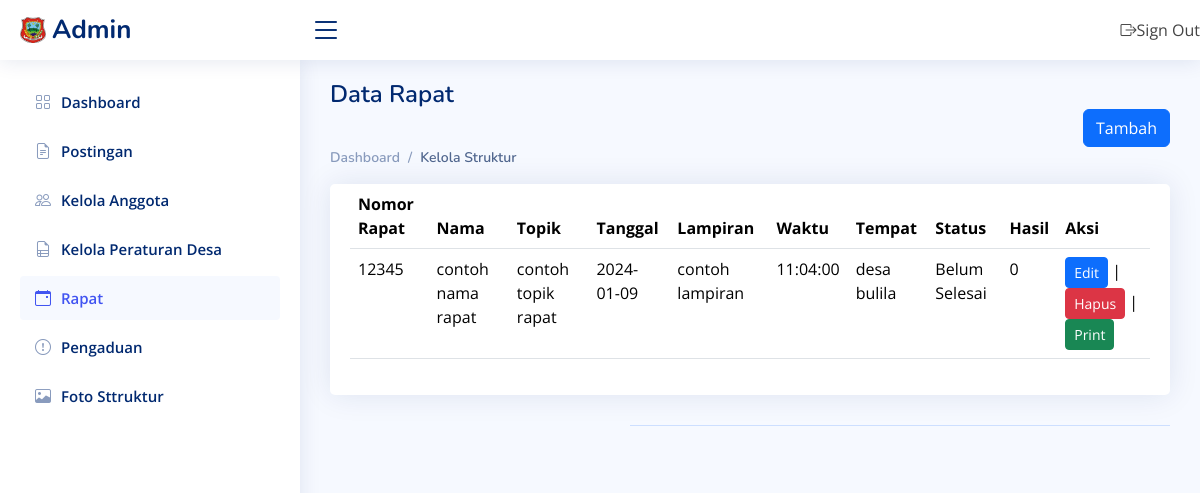
Screenshot of /Admin/kelola_rapat.php with the database file from the repository.
### tables this page shows
CREATE TABLE `rapat` (
  `id_rapat` int(11) NOT NULL,
  `nama` varchar(50) NOT NULL,
  `tanggal` date NOT NULL,
  `topik` varchar(100) NOT NULL,
  `hasil_rapat` int(11) NOT NULL,
  `waktu` time NOT NULL DEFAULT current_timestamp(),
  `status` enum('Selesai','Belum Selesai') NOT NULL,
  `nomor_rapat` varchar(50) NOT NULL,
  `tempat_rapat` varchar(255) NOT NULL,
  `lampiran` varchar(255) NOT NULL
);

### Admin/kelola_rapat.php (the view, shortened to what this page needs)
<!DOCTYPE html>
<html lang="en">
<head>
  <link href="assets/vendor/bootstrap/css/bootstrap.min.css" rel="stylesheet">
  <link href="assets/vendor/bootstrap-icons/bootstrap-icons.css" rel="stylesheet">
  <link href="assets/vendor/boxicons/css/boxicons.min.css" rel="stylesheet">
  <link href="assets/vendor/quill/quill.snow.css" rel="stylesheet">
  <link href="assets/vendor/quill/quill.bubble.css" rel="stylesheet">
  <link href="assets/vendor/remixicon/remixicon.css" rel="stylesheet">
  <link href="assets/vendor/simple-datatables/style.css" rel="stylesheet">
  <link href="assets/css/style.css" rel="stylesheet">
</head>
<body>
<header id="header" class="header fixed-top d-flex align-items-center">
<div class="d-flex align-items-center justify-content-between">
  <a href="index.html" class="logo d-flex align-items-center">
    <img src="../assets/img/bpd.jpg" alt="">
    <span class="d-none d-lg-block">Admin</span>
  </a>
  <i class="bi bi-list toggle-sidebar-btn"></i>
</div>
<nav class="header-nav ms-auto">
  <ul class="d-flex align-items-center">
        <li>
          <a class="dropdown-item d-flex align-items-center" href="../index.php">
            <i class="bi bi-box-arrow-right"></i>
            <span>Sign Out</span>
          </a>
        </li>
  </ul>
</nav>
</header>
<aside id="sidebar" class="sidebar">
  <ul class="sidebar-nav" id="sidebar-nav">
    <li class="nav-item">
      <a class="nav-link collapsed" href="admin.php">
        <i class="bi bi-grid"></i>
        <span>Dashboard</span>
      </a>
    </li>
    <li class="nav-item">
  <a href="kelola_postingan.php" class="nav-link collapsed">
    <i class="bi bi-file-earmark-text"></i><span>Postingan</span>
  </a>
</li>
    <li class="nav-item">
      <a href="kelola_anggota.php" class="nav-link collapsed">
        <i class="bi bi-people"></i><span>Kelola Anggota</span><i class=""></i>
      </a>
    </li>
    <li class="nav-item">
      <a  href="kelola_peraturan.php"  class="nav-link collapsed">
        <i class="bi bi-file-earmark-ruled"></i><span>Kelola Peraturan Desa</span>
      </a>
    </li>
    <li class="nav-item">
      <a href="kelola_rapat.php" class="nav-link " >
        <i class="bi bi-calendar-event"></i><span>Rapat</span>
      </a>
    </li>
    <li class="nav-item">
      <a href="kelola_pengaduan.php" class="nav-link collapsed" >
        <i class="bi bi-exclamation-circle"></i><span>Pengaduan</span>
      </a>
    </li>
    <li class="nav-item">
      <a href="kelola_bagan.php" class="nav-link collapsed" >
        <i class="bi bi-image"></i><span>Foto Sttruktur</span>
      </a>
    </li>
  </ul>
</aside>
<main id="main" class="main">
    <div class="pagetitle">
        <h1>Data Rapat</h1>
        <nav>
        <div class="text-end">
            <a href="tambah_rapat.php" class="btn btn-primary">Tambah</a>
        </div>
            <ol class="breadcrumb">
                <li class="breadcrumb-item"><a href="admin.php">Dashboard</a></li>
                <li class="breadcrumb-item active">Kelola Struktur</li>
            </ol>
        </nav>
    </div>
    <section class="section">
        <div class="row">
            <div class="col-lg-12">
                <div class="card">
                    <div class="card-body">
<table class="table datatable">
    <thead>
        <tr>
            <th>Nomor Rapat</th>
            <th>Nama</th>
            <th>Topik</th>
            <th>Tanggal</th>
            <th>Lampiran</th>
            <th>Waktu</th>
            <th>Tempat</th>
            <th>Status</th>
            <th>Hasil</th>
            <th>Aksi</th>
        </tr>
    </thead>
    <tbody>
        <?php
        $conn = mysqli_connect("localhost", "root", "", "bpd");
        $query = "SELECT * FROM rapat";
        $result = mysqli_query($conn, $query);
        while ($row = mysqli_fetch_assoc($result)) {
            echo "<tr>";
            echo "<td>" . htmlspecialchars($row['nomor_rapat']) . "</td>";
            echo "<td>" . htmlspecialchars($row['nama']) . "</td>";
            echo "<td>" . htmlspecialchars($row['topik']) . "</td>";
            echo "<td>" . htmlspecialchars($row['tanggal']) . "</td>";
            echo "<td>" . htmlspecialchars($row['lampiran']) . "</td>";
            echo "<td>" . htmlspecialchars($row['waktu']) . "</td>";
            echo "<td>" . htmlspecialchars($row['tempat_rapat']) . "</td>";
            echo "<td>" . htmlspecialchars($row['status']) . "</td>";
            echo "<td>" . htmlspecialchars($row['hasil_rapat']) . "</td>";
            echo "<td><a href='update/edit_rapat.php?id=" . $row['id_rapat'] . "' class='btn btn-sm btn-primary'>Edit</a> | <a href='update/hapus_rapat.php?id=" . $row['id_rapat'] . "' onclick='return confirm(\"Apa anda yakin ingin menghapus rapat ini ?\");' class='btn btn-sm btn-danger'>Hapus</a> | <a href='print/print.php?id=" . $row['id_rapat'] . "' class='btn btn-sm btn-success' target='_blank'>Print</a></td>";
            echo "</tr>";
        }
        ?>
    </tbody>
</table>
                    </div>
                </div>
            </div>
        </div>
<footer id="footer" class="footer"></footer>
</body>
</html>

### Admin/assets/css/style.css (style rules this page uses)
:root { scroll-behavior: smooth; }
body { font-family: "Open Sans", sans-serif; background: #f6f9ff; color: #444444; }
a { color: #4154f1; text-decoration: none; }
h1, h2, h3, h4, h5, h6 { font-family: "Nunito", sans-serif; }
#main { margin-top: 60px; padding: 20px 30px; transition: all 0.3s; }
.pagetitle { margin-bottom: 10px; }
.pagetitle h1 { font-size: 24px; margin-bottom: 0; font-weight: 600; color: #012970; }
.card { margin-bottom: 30px; border: none; border-radius: 5px; box-shadow: 0px 0 30px rgba(1, 41, 112, 0.1); }
.card-body { padding: 0 20px 20px 20px; }
.breadcrumb { font-size: 14px; font-family: "Nunito", sans-serif; color: #899bbd; font-weight: 600; }
.breadcrumb a { color: #899bbd; transition: 0.3s; }
.breadcrumb .breadcrumb-item::before { color: #899bbd; }
.breadcrumb .active { color: #51678f; font-weight: 600; }
.logo { line-height: 1; }
@media (min-width: 1200px) { .logo { width: 280px; } }
.logo img { max-height: 26px; margin-right: 6px; }
.logo span { font-size: 26px; font-weight: 700; color: #012970; font-family: "Nunito", sans-serif; }
.header { transition: all 0.5s; z-index: 997; height: 60px; box-shadow: 0px 2px 20px rgba(1, 41, 112, 0.1); background-color: #fff; padding-left: 20px; }
.header .toggle-sidebar-btn { font-size: 32px; padding-left: 10px; cursor: pointer; color: #012970; }
.header-nav ul { list-style: none; }
.header-nav>ul { margin: 0; padding: 0; }
.sidebar { position: fixed; top: 60px; left: 0; bottom: 0; width: 300px; z-index: 996; transition: all 0.3s; padding: 20px; overflow-y: auto; scrollbar-width: thin; scrollbar-color: #aab7cf transparent; box-shadow: 0px 0px 20px rgba(1, 41, 112, 0.1); background-color: #fff; }
@media (min-width: 1200px) { #main, #footer { margin-left: 300px; } }
.sidebar-nav { padding: 0; margin: 0; list-style: none; }
.sidebar-nav li { padding: 0; margin: 0; list-style: none; }
.sidebar-nav .nav-item { margin-bottom: 5px; }
.sidebar-nav .nav-link { display: flex; align-items: center; font-size: 15px; font-weight: 600; color: #4154f1; transition: 0.3; background: #f6f9ff; padding: 10px 15px; border-radius: 4px; }
.sidebar-nav .nav-link i { font-size: 16px; margin-right: 10px; color: #4154f1; }
.sidebar-nav .nav-link.collapsed { color: #012970; background: #fff; }
.sidebar-nav .nav-link.collapsed i { color: #899bbd; }
.footer { padding: 20px 0; font-size: 14px; transition: all 0.3s; border-top: 1px solid #cddfff; }

### rows the page displays
rapat: nomor_rapat "12345", nama "contoh nama rapat", topik "contoh topik rapat", tanggal "2024-01-09", lampiran "contoh lampiran", waktu "11:04:00", tempat_rapat "desa bulila", status "Belum Selesai", hasil_rapat "0"
